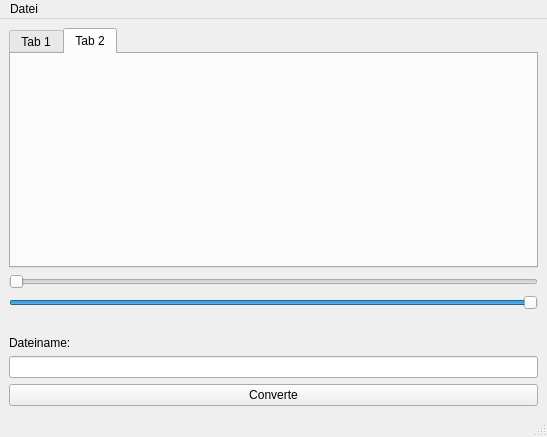
<?xml version="1.0" encoding="UTF-8"?>
<ui version="4.0">
 <class>MainWindow</class>
 <widget class="QMainWindow" name="MainWindow">
  <property name="geometry">
   <rect>
    <x>0</x>
    <y>0</y>
    <width>547</width>
    <height>437</height>
   </rect>
  </property>
  <property name="windowTitle">
   <string>MainWindow</string>
  </property>
  <widget class="QWidget" name="centralwidget">
   <layout class="QVBoxLayout" name="verticalLayout">
    <item>
     <widget class="QTabWidget" name="tabWidget">
      <property name="currentIndex">
       <number>1</number>
      </property>
      <widget class="QWidget" name="original">
       <attribute name="title">
        <string>Tab 1</string>
       </attribute>
      </widget>
      <widget class="QWidget" name="Falschfarben">
       <attribute name="title">
        <string>Tab 2</string>
       </attribute>
      </widget>
     </widget>
    </item>
    <item>
     <widget class="QSlider" name="minSlider">
      <property name="maximum">
       <number>255</number>
      </property>
      <property name="orientation">
       <enum>Qt::Horizontal</enum>
      </property>
     </widget>
    </item>
    <item>
     <widget class="QSlider" name="maxSlider">
      <property name="maximum">
       <number>255</number>
      </property>
      <property name="value">
       <number>255</number>
      </property>
      <property name="orientation">
       <enum>Qt::Horizontal</enum>
      </property>
      <property name="invertedAppearance">
       <bool>false</bool>
      </property>
      <property name="invertedControls">
       <bool>false</bool>
      </property>
     </widget>
    </item>
    <item>
     <widget class="QLabel" name="label">
      <property name="sizePolicy">
       <sizepolicy hsizetype="Preferred" vsizetype="Fixed">
        <horstretch>0</horstretch>
        <verstretch>0</verstretch>
       </sizepolicy>
      </property>
      <property name="text">
       <string/>
      </property>
     </widget>
    </item>
    <item>
     <widget class="QLabel" name="label_2">
      <property name="sizePolicy">
       <sizepolicy hsizetype="Preferred" vsizetype="Fixed">
        <horstretch>0</horstretch>
        <verstretch>0</verstretch>
       </sizepolicy>
      </property>
      <property name="text">
       <string>Dateiname:</string>
      </property>
     </widget>
    </item>
    <item>
     <widget class="QLineEdit" name="lineEdit"/>
    </item>
    <item>
     <widget class="QPushButton" name="pushButton">
      <property name="text">
       <string>Converte</string>
      </property>
     </widget>
    </item>
   </layout>
  </widget>
  <widget class="QMenuBar" name="menubar">
   <property name="geometry">
    <rect>
     <x>0</x>
     <y>0</y>
     <width>547</width>
     <height>17</height>
    </rect>
   </property>
   <widget class="QMenu" name="menuDatei">
    <property name="title">
     <string>Datei</string>
    </property>
    <addaction name="actionSpeichern_unter"/>
   </widget>
   <addaction name="menuDatei"/>
  </widget>
  <widget class="QStatusBar" name="statusbar"/>
  <action name="actionSpeichern_unter">
   <property name="text">
    <string>Speichern unter</string>
   </property>
  </action>
 </widget>
 <resources/>
 <connections>
  <connection>
   <sender>pushButton</sender>
   <signal>clicked()</signal>
   <receiver>MainWindow</receiver>
   <slot>converte()</slot>
   <hints>
    <hint type="sourcelabel">
     <x>227</x>
     <y>277</y>
    </hint>
    <hint type="destinationlabel">
     <x>227</x>
     <y>157</y>
    </hint>
   </hints>
  </connection>
  <connection>
   <sender>lineEdit</sender>
   <signal>returnPressed()</signal>
   <receiver>MainWindow</receiver>
   <slot>converte()</slot>
   <hints>
    <hint type="sourcelabel">
     <x>227</x>
     <y>245</y>
    </hint>
    <hint type="destinationlabel">
     <x>227</x>
     <y>157</y>
    </hint>
   </hints>
  </connection>
  <connection>
   <sender>maxSlider</sender>
   <signal>sliderReleased()</signal>
   <receiver>MainWindow</receiver>
   <slot>sliderEvent()</slot>
   <hints>
    <hint type="sourcelabel">
     <x>273</x>
     <y>305</y>
    </hint>
    <hint type="destinationlabel">
     <x>273</x>
     <y>218</y>
    </hint>
   </hints>
  </connection>
  <connection>
   <sender>minSlider</sender>
   <signal>sliderReleased()</signal>
   <receiver>MainWindow</receiver>
   <slot>sliderEvent()</slot>
   <hints>
    <hint type="sourcelabel">
     <x>273</x>
     <y>286</y>
    </hint>
    <hint type="destinationlabel">
     <x>273</x>
     <y>218</y>
    </hint>
   </hints>
  </connection>
  <connection>
   <sender>actionSpeichern_unter</sender>
   <signal>triggered()</signal>
   <receiver>MainWindow</receiver>
   <slot>speichernUnter()</slot>
   <hints>
    <hint type="sourcelabel">
     <x>273</x>
     <y>8</y>
    </hint>
    <hint type="destinationlabel">
     <x>273</x>
     <y>218</y>
    </hint>
   </hints>
  </connection>
 </connections>
 <slots>
  <slot>converte()</slot>
  <slot>sliderEvent()</slot>
  <slot>speichernUnter()</slot>
 </slots>
</ui>
